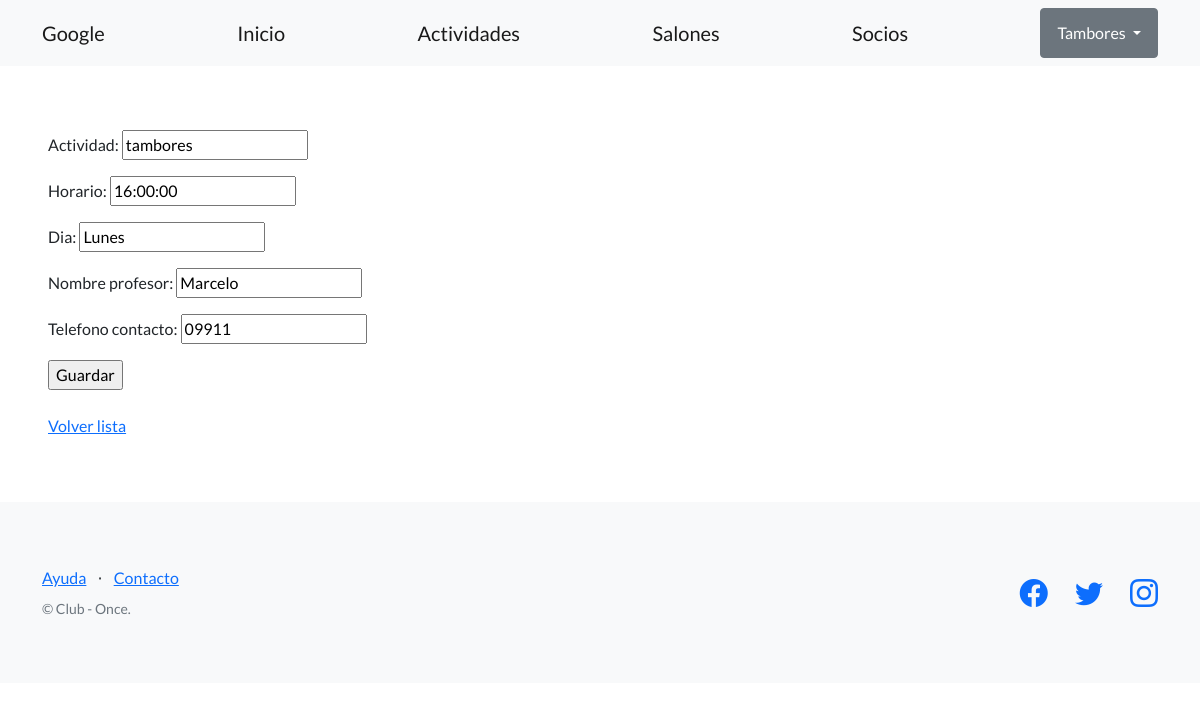
Page /editar-actividad/1/ (signed in) on the committed database.
### club_once_estrellas/models.py (models this page shows, shortened)
class Actividades(models.Model):
    actividad = models.CharField(max_length=64)
    horario = models.TimeField()
    dia = models.CharField(max_length=64)
    nombre_profesor = models.CharField(max_length=64)
    telefono_contacto = models.CharField(max_length=20)
    creador = models.ForeignKey(User, on_delete=models.SET_NULL, null=True)

### club_once_estrellas/views.py (the view)
# urls.py: path('editar-actividad/<int:pk>/', ActividadesUpdateView.as_view(), name="editar_actividad"),
class ActividadesUpdateView(LoginRequiredMixin, UpdateView):
    model = Actividades
    fields = ('actividad', 'horario', 'dia', 'nombre_profesor', 'telefono_contacto')
    success_url = reverse_lazy('lista_actividades')

### club_once_estrellas/templates/club_once_estrellas/actividades_form.html (shortened to what this page needs)
{% extends "club_once_estrellas/base.html" %}
{% block contenido %}
<form method="post">
  {{ form.as_p }}
  <input type="submit" value="Guardar" />
</form>
<br>
<a href="{% url 'lista_actividades' %}">Volver lista</a>
{% endblock contenido %}

### club_once_estrellas/templates/club_once_estrellas/base.html (shortened to what this page needs)
{% load static %}
<!DOCTYPE html>
<html lang="en">
    <head>
        <link href="https://cdn.jsdelivr.net/npm/bootstrap-icons@1.5.0/font/bootstrap-icons.css" rel="stylesheet" type="text/css" />
        <link href="{% static 'css/styles.css' %}" rel="stylesheet" />
    </head>
    <body>
        <nav class="navbar navbar-light bg-light static-top">
            <div class="container">
                <a class="navbar-brand" href="https://www.google.com">Google</a>
                <a class="navbar-brand" href="{% url 'inicio' %}">Inicio</a>
                <a class="navbar-brand" href="{% url 'lista_actividades' %}">Actividades</a>
                <a class="navbar-brand" href="{% url 'lista_salones' %}">Salones</a>
                <a class="navbar-brand" href="{% url 'lista_de_socios' %}">Socios</a>
                {% if user.is_authenticated %}
                <div class="dropdown">
                    <button class="btn btn-secondary dropdown-toggle" type="button" id="dropdownMenuButton1" data-bs-toggle="dropdown" aria-expanded="false">
                        <div style="display: inline-flex;">
                            <span>{{ user.username }}</span>
                        </div>
                    </button>
                    </div>
                </div>
                {% else %}
                <a class="btn btn-primary" href="{% url 'login' %}">Inicio sesión</a>
                <a class="btn btn-success" href="{% url 'registro' %}">Registro</a>
                {% endif %}
        </nav>
        <section style="padding:4rem 3rem;">
            {% block contenido %}
            {% endblock contenido %}
        </section>
        <footer class="footer bg-light">
            <div class="container">
                <div class="row">
                    <div class="col-lg-6 h-100 text-center text-lg-start my-auto">
                        <ul class="list-inline mb-2">
                            <li class="list-inline-item"><a href="#!">Ayuda</a></li>
                            <li class="list-inline-item">⋅</li>
                            <li class="list-inline-item"><a href="#!">Contacto</a></li>
                        </ul>
                        <p class="text-muted small mb-4 mb-lg-0">&copy; Club - Once.</p>
                    </div>
                    <div class="col-lg-6 h-100 text-center text-lg-end my-auto">
                        <ul class="list-inline mb-0">
                            <li class="list-inline-item me-4">
                                <a href="#!"><i class="bi-facebook fs-3"></i></a>
                            </li>
                            <li class="list-inline-item me-4">
                                <a href="#!"><i class="bi-twitter fs-3"></i></a>
                            </li>
                            <li class="list-inline-item">
                                <a href="https://www.instagram.com/espndeportes/?hl=es"><i class="bi-instagram fs-3"></i></a>
                            </li>
                        </ul>
                    </div>
                </div>
            </div>
        </footer>
    </body>
</html>

### rows in the picture
Actividades: actividad "tambores", horario "16:00:00", dia "Lunes", nombre_profesor "Marcelo", telefono_contacto "09911"

### other values in the picture
{{ user.username }} "Tambores"
